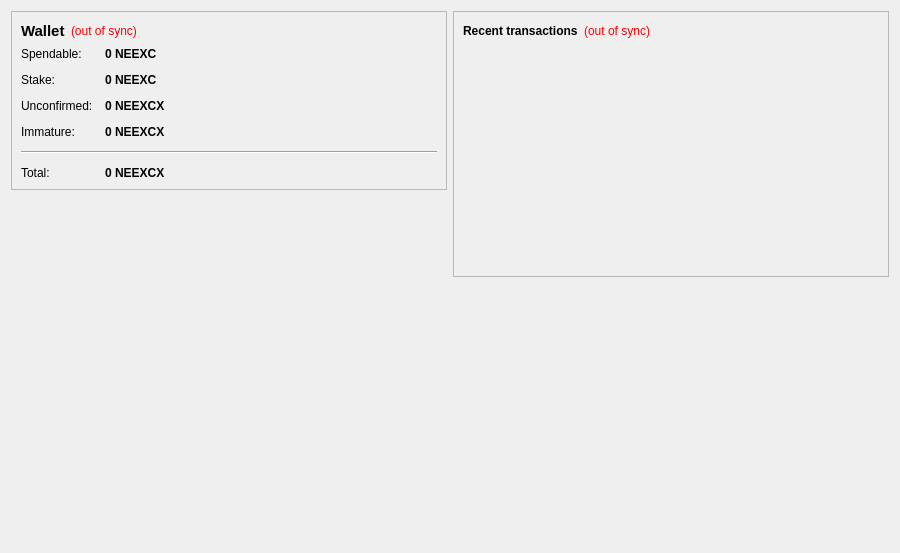
<?xml version="1.0" encoding="UTF-8"?>
<ui version="4.0">
 <class>OverviewPage</class>
 <widget class="QWidget" name="OverviewPage">
  <property name="geometry">
   <rect>
    <x>0</x>
    <y>0</y>
    <width>900</width>
    <height>553</height>
   </rect>
  </property>
  <property name="windowTitle">
   <string>Form</string>
  </property>
  <layout class="QHBoxLayout" name="horizontalLayout" stretch="1,1">
   <item>
    <layout class="QVBoxLayout" name="verticalLayout_2">
     <item>
      <widget class="QFrame" name="frame">
       <property name="frameShape">
        <enum>QFrame::StyledPanel</enum>
       </property>
       <property name="frameShadow">
        <enum>QFrame::Raised</enum>
       </property>
       <layout class="QVBoxLayout" name="verticalLayout_4">
        <item>
         <layout class="QHBoxLayout" name="horizontalLayout_4">
          <item>
           <widget class="QLabel" name="label_5">
            <property name="font">
             <font>
              <pointsize>11</pointsize>
              <weight>75</weight>
              <bold>true</bold>
             </font>
            </property>
            <property name="text">
             <string>Wallet</string>
            </property>
           </widget>
          </item>
          <item>
           <widget class="QLabel" name="labelWalletStatus">
            <property name="toolTip">
             <string>The displayed information may be out of date. Your wallet automatically synchronizes with the Neexcash network after a connection is established, but this process has not completed yet.</string>
            </property>
            <property name="styleSheet">
             <string notr="true">QLabel { color: red; }</string>
            </property>
            <property name="text">
             <string notr="true">(out of sync)</string>
            </property>
            <property name="alignment">
             <set>Qt::AlignLeading|Qt::AlignLeft|Qt::AlignVCenter</set>
            </property>
           </widget>
          </item>
          <item>
           <spacer name="horizontalSpacer_2">
            <property name="orientation">
             <enum>Qt::Horizontal</enum>
            </property>
            <property name="sizeHint" stdset="0">
             <size>
              <width>40</width>
              <height>20</height>
             </size>
            </property>
           </spacer>
          </item>
         </layout>
        </item>
        <item>
         <layout class="QFormLayout" name="formLayout_2">
          <property name="fieldGrowthPolicy">
           <enum>QFormLayout::AllNonFixedFieldsGrow</enum>
          </property>
          <property name="horizontalSpacing">
           <number>12</number>
          </property>
          <property name="verticalSpacing">
           <number>12</number>
          </property>
          <item row="0" column="0">
           <widget class="QLabel" name="label">
            <property name="text">
             <string>Spendable:</string>
            </property>
           </widget>
          </item>
          <item row="0" column="1">
           <widget class="QLabel" name="labelBalance">
            <property name="font">
             <font>
              <weight>75</weight>
              <bold>true</bold>
             </font>
            </property>
            <property name="cursor">
             <cursorShape>IBeamCursor</cursorShape>
            </property>
            <property name="toolTip">
             <string>Your current spendable balance</string>
            </property>
            <property name="text">
             <string notr="true">0 NEEXC</string>
            </property>
            <property name="textInteractionFlags">
             <set>Qt::LinksAccessibleByMouse|Qt::TextSelectableByKeyboard|Qt::TextSelectableByMouse</set>
            </property>
           </widget>
          </item>
          <item row="1" column="0">
           <widget class="QLabel" name="label_6">
            <property name="text">
             <string>Stake:</string>
            </property>
           </widget>
          </item>
          <item row="1" column="1">
           <widget class="QLabel" name="labelStake">
            <property name="font">
             <font>
              <weight>75</weight>
              <bold>true</bold>
             </font>
            </property>
            <property name="cursor">
             <cursorShape>IBeamCursor</cursorShape>
            </property>
            <property name="toolTip">
             <string>Total of coins that were staked, and do not yet count toward the current balance</string>
            </property>
            <property name="text">
             <string notr="true">0 NEEXC</string>
            </property>
            <property name="textInteractionFlags">
             <set>Qt::LinksAccessibleByMouse|Qt::TextSelectableByKeyboard|Qt::TextSelectableByMouse</set>
            </property>
           </widget>
          </item>
          <item row="2" column="0">
           <widget class="QLabel" name="label_3">
            <property name="text">
             <string>Unconfirmed:</string>
            </property>
           </widget>
          </item>
          <item row="2" column="1">
           <widget class="QLabel" name="labelUnconfirmed">
            <property name="font">
             <font>
              <weight>75</weight>
              <bold>true</bold>
             </font>
            </property>
            <property name="cursor">
             <cursorShape>IBeamCursor</cursorShape>
            </property>
            <property name="toolTip">
             <string>Total of transactions that have yet to be confirmed, and do not yet count toward the current balance</string>
            </property>
            <property name="text">
             <string notr="true">0 NEEXCX</string>
            </property>
            <property name="textInteractionFlags">
             <set>Qt::LinksAccessibleByMouse|Qt::TextSelectableByKeyboard|Qt::TextSelectableByMouse</set>
            </property>
           </widget>
          </item>
          <item row="3" column="0">
           <widget class="QLabel" name="labelImmatureText">
            <property name="text">
             <string>Immature:</string>
            </property>
           </widget>
          </item>
          <item row="3" column="1">
           <widget class="QLabel" name="labelImmature">
            <property name="font">
             <font>
              <weight>75</weight>
              <bold>true</bold>
             </font>
            </property>
            <property name="toolTip">
             <string>Mined balance that has not yet matured</string>
            </property>
            <property name="text">
             <string notr="true">0 NEEXCX</string>
            </property>
            <property name="textInteractionFlags">
             <set>Qt::LinksAccessibleByMouse|Qt::TextSelectableByKeyboard|Qt::TextSelectableByMouse</set>
            </property>
           </widget>
          </item>
          <item row="4" column="0" colspan="2">
           <widget class="Line" name="line">
            <property name="orientation">
             <enum>Qt::Horizontal</enum>
            </property>
           </widget>
          </item>
          <item row="5" column="0">
           <widget class="QLabel" name="labelTotalText">
            <property name="text">
             <string>Total:</string>
            </property>
           </widget>
          </item>
          <item row="5" column="1">
           <widget class="QLabel" name="labelTotal">
            <property name="font">
             <font>
              <weight>75</weight>
              <bold>true</bold>
             </font>
            </property>
            <property name="cursor">
             <cursorShape>IBeamCursor</cursorShape>
            </property>
            <property name="toolTip">
             <string>Your current total balance</string>
            </property>
            <property name="text">
             <string notr="true">0 NEEXCX</string>
            </property>
            <property name="textInteractionFlags">
             <set>Qt::LinksAccessibleByMouse|Qt::TextSelectableByKeyboard|Qt::TextSelectableByMouse</set>
            </property>
           </widget>
          </item>
         </layout>
        </item>
       </layout>
      </widget>
     </item>
     <item>
      <spacer name="verticalSpacer">
       <property name="orientation">
        <enum>Qt::Vertical</enum>
       </property>
       <property name="sizeHint" stdset="0">
        <size>
         <width>20</width>
         <height>40</height>
        </size>
       </property>
      </spacer>
     </item>
    </layout>
   </item>
   <item>
    <layout class="QVBoxLayout" name="verticalLayout_3">
     <item>
      <widget class="QFrame" name="frame_2">
       <property name="frameShape">
        <enum>QFrame::StyledPanel</enum>
       </property>
       <property name="frameShadow">
        <enum>QFrame::Raised</enum>
       </property>
       <layout class="QVBoxLayout" name="verticalLayout">
        <item>
         <layout class="QHBoxLayout" name="horizontalLayout_2">
          <item>
           <widget class="QLabel" name="label_4">
            <property name="text">
             <string>&lt;b&gt;Recent transactions&lt;/b&gt;</string>
            </property>
           </widget>
          </item>
          <item>
           <widget class="QLabel" name="labelTransactionsStatus">
            <property name="toolTip">
             <string>The displayed information may be out of date. Your wallet automatically synchronizes with the Neexcash network after a connection is established, but this process has not completed yet.</string>
            </property>
            <property name="styleSheet">
             <string notr="true">QLabel { color: red; }</string>
            </property>
            <property name="text">
             <string notr="true">(out of sync)</string>
            </property>
            <property name="alignment">
             <set>Qt::AlignRight|Qt::AlignTrailing|Qt::AlignVCenter</set>
            </property>
           </widget>
          </item>
          <item>
           <spacer name="horizontalSpacer">
            <property name="orientation">
             <enum>Qt::Horizontal</enum>
            </property>
            <property name="sizeHint" stdset="0">
             <size>
              <width>40</width>
              <height>20</height>
             </size>
            </property>
           </spacer>
          </item>
         </layout>
        </item>
        <item>
         <widget class="QListView" name="listTransactions">
          <property name="styleSheet">
           <string notr="true">QListView { background: transparent; }</string>
          </property>
          <property name="frameShape">
           <enum>QFrame::NoFrame</enum>
          </property>
          <property name="verticalScrollBarPolicy">
           <enum>Qt::ScrollBarAlwaysOff</enum>
          </property>
          <property name="horizontalScrollBarPolicy">
           <enum>Qt::ScrollBarAlwaysOff</enum>
          </property>
          <property name="selectionMode">
           <enum>QAbstractItemView::NoSelection</enum>
          </property>
         </widget>
        </item>
       </layout>
      </widget>
     </item>
     <item>
      <spacer name="verticalSpacer_2">
       <property name="orientation">
        <enum>Qt::Vertical</enum>
       </property>
       <property name="sizeHint" stdset="0">
        <size>
         <width>20</width>
         <height>40</height>
        </size>
       </property>
      </spacer>
     </item>
    </layout>
   </item>
  </layout>
 </widget>
 <resources>
  <include location="../bitcoin.qrc"/>
 </resources>
 <connections/>
</ui>
